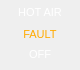
<?xml version="1.0" encoding="UTF-8"?>
<ui version="4.0">
 <class>FaultOffButton</class>
 <widget class="QWidget" name="FaultOffButton">
  <property name="geometry">
   <rect>
    <x>0</x>
    <y>0</y>
    <width>80</width>
    <height>70</height>
   </rect>
  </property>
  <property name="windowTitle">
   <string>Form</string>
  </property>
  <widget class="QLabel" name="label">
   <property name="geometry">
    <rect>
     <x>0</x>
     <y>5</y>
     <width>80</width>
     <height>14</height>
    </rect>
   </property>
   <property name="palette">
    <palette>
     <active>
      <colorrole role="WindowText">
       <brush brushstyle="SolidPattern">
        <color alpha="255">
         <red>255</red>
         <green>255</green>
         <blue>255</blue>
        </color>
       </brush>
      </colorrole>
      <colorrole role="Text">
       <brush brushstyle="SolidPattern">
        <color alpha="255">
         <red>255</red>
         <green>255</green>
         <blue>255</blue>
        </color>
       </brush>
      </colorrole>
      <colorrole role="ButtonText">
       <brush brushstyle="SolidPattern">
        <color alpha="255">
         <red>255</red>
         <green>255</green>
         <blue>255</blue>
        </color>
       </brush>
      </colorrole>
     </active>
     <inactive>
      <colorrole role="WindowText">
       <brush brushstyle="SolidPattern">
        <color alpha="255">
         <red>255</red>
         <green>255</green>
         <blue>255</blue>
        </color>
       </brush>
      </colorrole>
      <colorrole role="Text">
       <brush brushstyle="SolidPattern">
        <color alpha="255">
         <red>255</red>
         <green>255</green>
         <blue>255</blue>
        </color>
       </brush>
      </colorrole>
      <colorrole role="ButtonText">
       <brush brushstyle="SolidPattern">
        <color alpha="255">
         <red>255</red>
         <green>255</green>
         <blue>255</blue>
        </color>
       </brush>
      </colorrole>
     </inactive>
     <disabled>
      <colorrole role="WindowText">
       <brush brushstyle="SolidPattern">
        <color alpha="255">
         <red>128</red>
         <green>128</green>
         <blue>128</blue>
        </color>
       </brush>
      </colorrole>
      <colorrole role="Text">
       <brush brushstyle="SolidPattern">
        <color alpha="255">
         <red>128</red>
         <green>128</green>
         <blue>128</blue>
        </color>
       </brush>
      </colorrole>
      <colorrole role="ButtonText">
       <brush brushstyle="SolidPattern">
        <color alpha="255">
         <red>128</red>
         <green>128</green>
         <blue>128</blue>
        </color>
       </brush>
      </colorrole>
     </disabled>
    </palette>
   </property>
   <property name="font">
    <font>
     <pointsize>8</pointsize>
    </font>
   </property>
   <property name="text">
    <string>HOT AIR</string>
   </property>
   <property name="alignment">
    <set>Qt::AlignCenter</set>
   </property>
  </widget>
  <widget class="QLabel" name="label_2">
   <property name="geometry">
    <rect>
     <x>22</x>
     <y>27</y>
     <width>36</width>
     <height>14</height>
    </rect>
   </property>
   <property name="palette">
    <palette>
     <active>
      <colorrole role="WindowText">
       <brush brushstyle="SolidPattern">
        <color alpha="255">
         <red>255</red>
         <green>170</green>
         <blue>0</blue>
        </color>
       </brush>
      </colorrole>
     </active>
     <inactive>
      <colorrole role="WindowText">
       <brush brushstyle="SolidPattern">
        <color alpha="255">
         <red>255</red>
         <green>170</green>
         <blue>0</blue>
        </color>
       </brush>
      </colorrole>
     </inactive>
     <disabled>
      <colorrole role="WindowText">
       <brush brushstyle="SolidPattern">
        <color alpha="255">
         <red>128</red>
         <green>128</green>
         <blue>128</blue>
        </color>
       </brush>
      </colorrole>
     </disabled>
    </palette>
   </property>
   <property name="font">
    <font>
     <pointsize>8</pointsize>
    </font>
   </property>
   <property name="text">
    <string>FAULT</string>
   </property>
   <property name="alignment">
    <set>Qt::AlignCenter</set>
   </property>
  </widget>
  <widget class="QLabel" name="label_3">
   <property name="geometry">
    <rect>
     <x>22</x>
     <y>47</y>
     <width>36</width>
     <height>14</height>
    </rect>
   </property>
   <property name="palette">
    <palette>
     <active>
      <colorrole role="WindowText">
       <brush brushstyle="SolidPattern">
        <color alpha="255">
         <red>255</red>
         <green>255</green>
         <blue>255</blue>
        </color>
       </brush>
      </colorrole>
     </active>
     <inactive>
      <colorrole role="WindowText">
       <brush brushstyle="SolidPattern">
        <color alpha="255">
         <red>255</red>
         <green>255</green>
         <blue>255</blue>
        </color>
       </brush>
      </colorrole>
     </inactive>
     <disabled>
      <colorrole role="WindowText">
       <brush brushstyle="SolidPattern">
        <color alpha="255">
         <red>128</red>
         <green>128</green>
         <blue>128</blue>
        </color>
       </brush>
      </colorrole>
     </disabled>
    </palette>
   </property>
   <property name="font">
    <font>
     <pointsize>8</pointsize>
    </font>
   </property>
   <property name="text">
    <string>OFF</string>
   </property>
   <property name="alignment">
    <set>Qt::AlignCenter</set>
   </property>
  </widget>
 </widget>
 <resources/>
 <connections/>
</ui>
